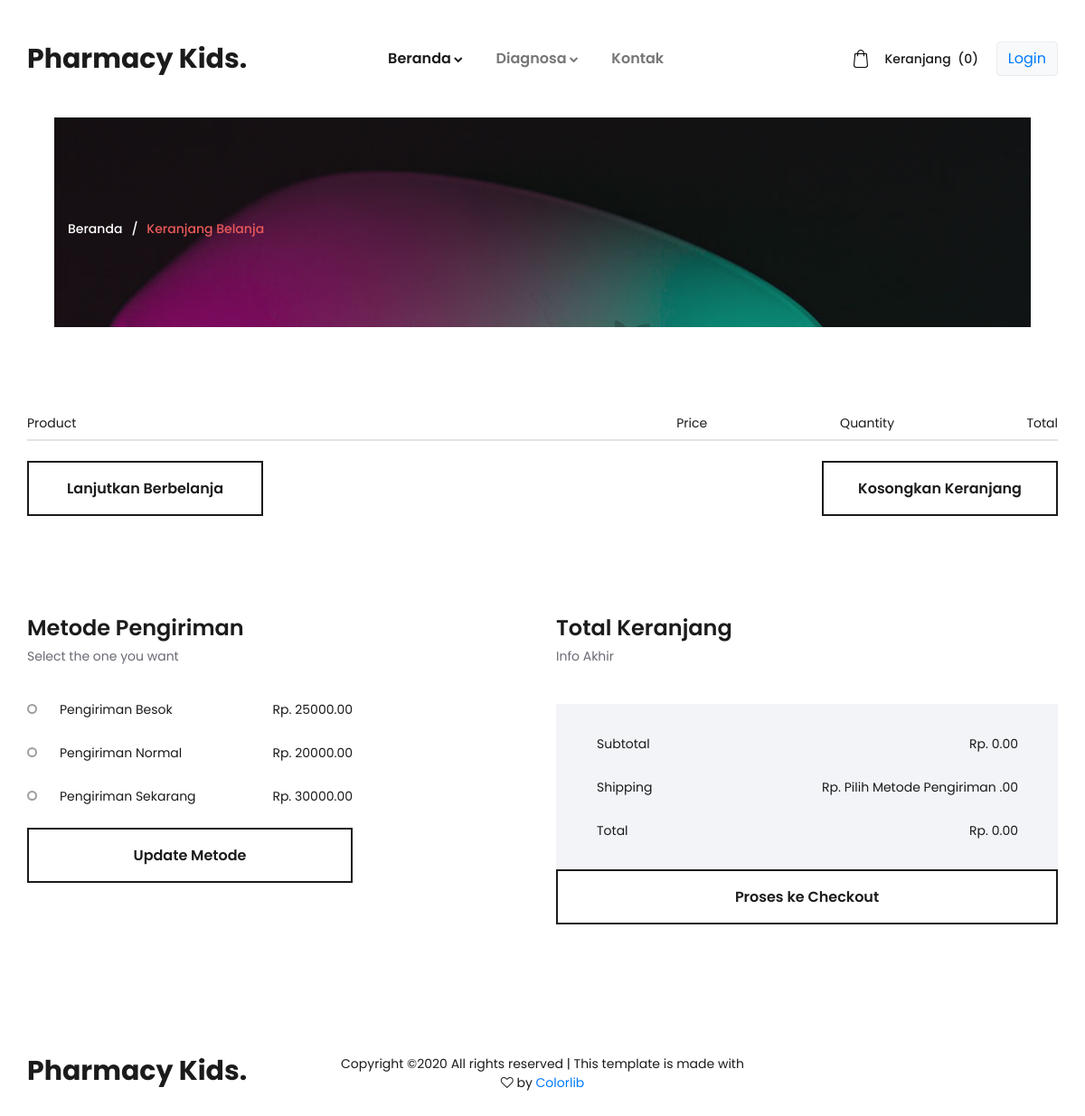
Page /index.php/home/cart on the earlier database version.
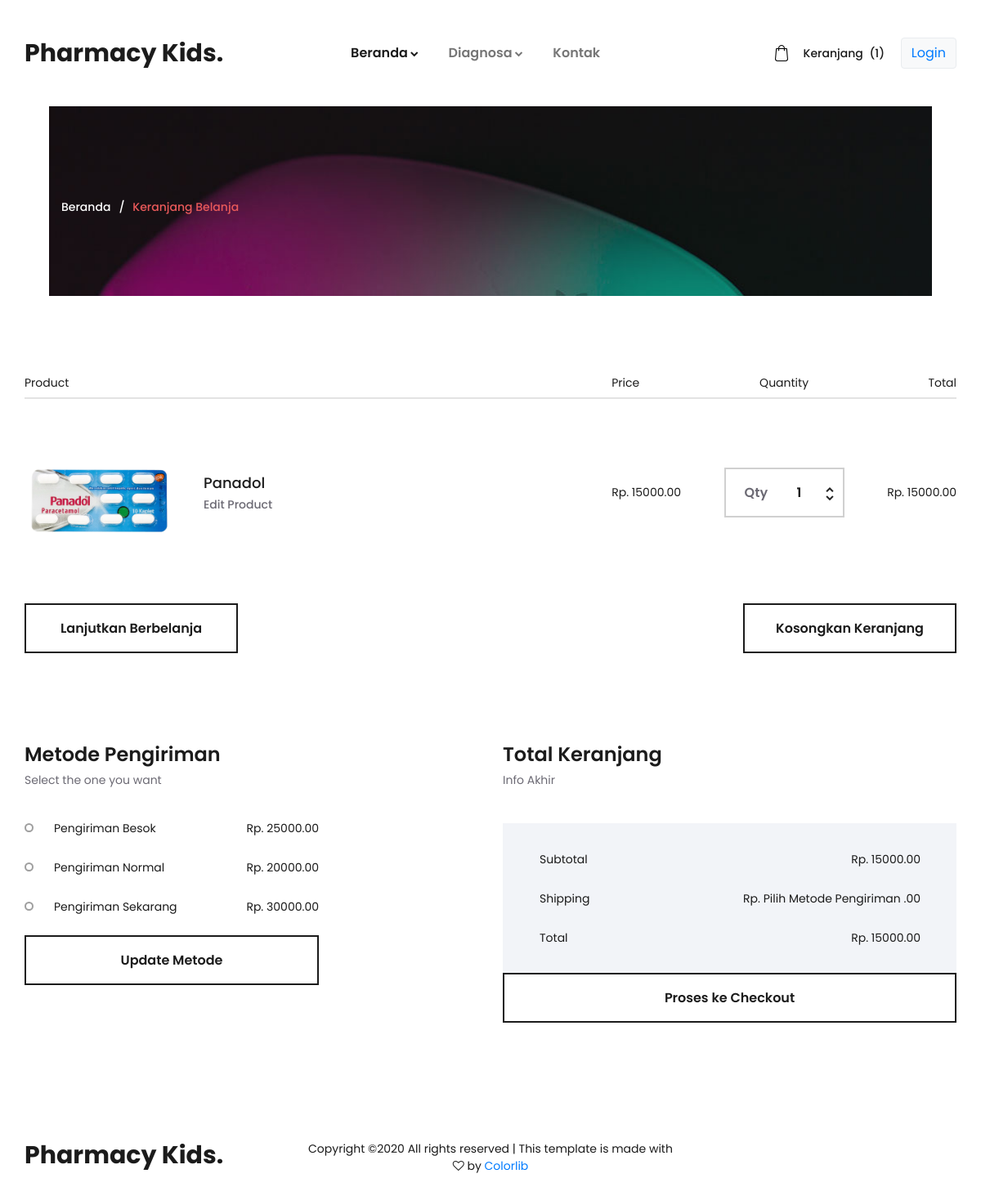
Same page on the later database version.
### tables this page shows
CREATE TABLE `metode_pengiriman` (
  `id_m_p` int(11) NOT NULL,
  `nama_metode` varchar(255) NOT NULL,
  `harga_metode` int(11) NOT NULL
);

CREATE TABLE `keranjang2` (
  `id_keranjang` int(10) NOT NULL,
  `id_obat` int(10) NOT NULL,
  `nama_obat` varchar(30) NOT NULL,
  `harga_obat` int(15) NOT NULL,
  `quantity` int(10) NOT NULL,
  `id_user` int(11) NOT NULL,
  `id_pemesanan` int(11) NOT NULL
);

CREATE TABLE `obat` (
  `id_obat` int(10) NOT NULL,
  `nama_obat` varchar(30) NOT NULL,
  `foto` text NOT NULL,
  `kategori` varchar(30) NOT NULL,
  `merek` varchar(30) NOT NULL,
  `jenis_obat` varchar(30) NOT NULL,
  `aturan_pakai` text NOT NULL,
  `komposisi` text NOT NULL,
  `deskripsi` text NOT NULL,
  `kemasan` varchar(30) NOT NULL,
  `indikasi_umum` text NOT NULL,
  `manufaktur` text NOT NULL,
  `segmentasi` text NOT NULL,
  `harga_obat` int(6) NOT NULL,
  `efek_samping` varchar(100) NOT NULL
);

### application/controllers/Home.php (called while the page is built, shortened)
<?php
class Home extends CI_Controller {
	function __construct()
    {
  		$this->load->model('M_All');
  	}
	public function cart()
	{
		$data['count'] = $this->M_All->count('keranjang2');
		$data['metode'] = $this->M_All->get('metode_pengiriman')->result();
		$data['cart'] = $this->M_All->join_cart('keranjang2', 'obat')->result();
		$this->load->view('home/base/head_cart');
		$this->load->view('home/base/header', $data);
		$this->load->view('home/cart', $data);
		$this->load->view('home/base/footer');
		$this->load->view('home/base/foot_cart');
	}
}

### index.php (called while the page is built, shortened)
<?php
require_once BASEPATH.'core/CodeIgniter.php';

### application/models/M_All.php (called while the page is built, shortened)
<?php
class M_All extends CI_Model{
    public function get($table)
    {
        return $this->db->get($table);
    }
    public function select_distinct($select, $from)
    {
        $this->db->distinct();
        $this->db->select($select);
        $this->db->from($from);
        return $this->db->get();
    }
    function join_cart($from, $at)
    {
        $this->db->select('*');
        $this->db->from($from);
        $this->db->join($at, 'keranjang2.id_obat = obat.id_obat');
        return $this->db->get();
    }
}

### application/views/home/cart.php (the view, shortened to what this page needs)
<div class="home">
	<div class="home_container">
		<div class="home_background" style="background-image:url(<?= base_url('assets_home/')?>images/contact.jpg)"></div>
		<div class="home_content_container">
			<div class="container">
				<div class="row">
					<div class="col">
						<div class="home_content">
							<div class="breadcrumbs">
								<ul>
									<li><a href="<?= base_url('index.php/home') ?>">Beranda</a></li>
									<li>Keranjang Belanja</li>
								</ul>
							</div>
						</div>
					</div>
				</div>
			</div>
		</div>
	</div>
</div>
<div class="cart_info">
	<div class="container">
		<div class="row">
			<div class="col">
				<div class="cart_info_columns clearfix">
					<div class="cart_info_col cart_info_col_product">Product</div>
					<div class="cart_info_col cart_info_col_price">Price</div>
					<div class="cart_info_col cart_info_col_quantity">Quantity</div>
					<div class="cart_info_col cart_info_col_total">Total</div>
				</div>
			</div>
		</div>
		<div class="row cart_items_row">
			<div class="col">
				<?php
				$total = 0;
				foreach ($cart as $c): ?>
				<div class="cart_item d-flex flex-lg-row flex-column align-items-lg-center align-items-start justify-content-start">
					<div class="cart_item_product d-flex flex-row align-items-center justify-content-start">
						<div class="cart_item_image">
							<div><img src="<?= base_url('assets_admin/img/foto/').$c->foto; ?>" alt=""></div>
						</div>
						<div class="cart_item_name_container">
							<div class="cart_item_name"><a href="#"><?= $c->nama_obat ?></a></div>
							<div class="cart_item_edit"><a href="#">Edit Product</a></div>
						</div>
					</div>
					<div class="cart_item_price">Rp. <?= $c->harga_obat ?>.00</div>
					<div class="cart_item_quantity">
						<div class="product_quantity_container">
							<div class="product_quantity clearfix">
								<span>Qty</span>
								<input id="quantity_input" type="text" pattern="[0-9]*" value="<?= $c->quantity ?>">
								<div class="quantity_buttons">
									<div id="quantity_inc_button" class="quantity_inc quantity_control"><i class="fa fa-chevron-up" aria-hidden="true"></i></div>
									<div id="quantity_dec_button" class="quantity_dec quantity_control"><i class="fa fa-chevron-down" aria-hidden="true"></i></div>
								</div>
							</div>
						</div>
					</div>
					<div class="cart_item_total">Rp. <?= $c->harga_obat*$c->quantity ?>.00</div>
				</div>
				<?php
					$total += $c->harga_obat;
					endforeach; ?>
			</div>
		</div>
		<div class="row row_cart_buttons">
			<div class="col">
				<div class="cart_buttons d-flex flex-lg-row flex-column align-items-start justify-content-start">
					<div class="button continue_shopping_button"><a href="<?= base_url('index.php/home/produk'); ?>">Lanjutkan Berbelanja</a></div>
					<div class="cart_buttons_right ml-lg-auto">
						<div class="button continue_shopping_button"><a href="<?= base_url('index.php/home/emptyCart'); ?>">Kosongkan Keranjang</a></div>
					</div>
				</div>
			</div>
		</div>
		<div class="row row_extra">
			<div class="col-lg-4">
				<div class="delivery">
					<div class="section_title">Metode Pengiriman</div>
					<div class="section_subtitle">Select the one you want</div>
					<div class="delivery_options">
						<form id="form_metode" class="" action="<?= base_url('index.php/home/updateMetode') ?>" method="post">
							<?php foreach ($metode as $m): ?>
								<label class="delivery_option clearfix"><?= $m->nama_metode ?>
									<span class="checkmark"></span>
									<span class="delivery_price">Rp. <?= $m->harga_metode ?>.00</span>
								</label>
							<?php endforeach; ?>
						</form>
					</div>
				</div>
				<div class="button checkout_button mt-4"><a href="#" onclick="document.getElementById('form_metode').submit();">Update Metode</a></div>
			</div>
			<div class="col-lg-6 offset-lg-2">
				<div class="cart_total">
					<div class="section_title">Total Keranjang</div>
					<div class="section_subtitle">Info Akhir</div>
					<div class="cart_total_container">
						<ul>
							<li class="d-flex flex-row align-items-center justify-content-start">
								<div class="cart_total_title">Subtotal</div>
								<div class="cart_total_value ml-auto">Rp. <?= $total; ?>.00</div>
							</li>
							<li class="d-flex flex-row align-items-center justify-content-start">
								<div class="cart_total_title">Shipping</div>
								<div class="cart_total_value ml-auto">Rp.
									<?php
									$shipping = 0;
									$met = $this->session->userdata('metode');
									?>
									<?php if ($met == 1): ?>
										<?php echo $shipping = 25000 ?>
									<?php elseif ($met == 2): ?>
										<?php echo $shipping = 20000 ?>
									<?php elseif ($met == 3): ?>
										<?php echo $shipping = 30000 ?>
									<?php else: ?>
										Pilih Metode Pengiriman
									<?php endif; ?>.00
								</div>
							</li>
							<li class="d-flex flex-row align-items-center justify-content-start">
								<div class="cart_total_title">Total</div>
								<div class="cart_total_value ml-auto">Rp. <?= $total+$shipping ?>.00</div>
							</li>
						</ul>
					</div>
					<div class="button checkout_button"><a href="<?= base_url('index.php/home/checkout') ?>">Proses ke Checkout</a></div>
				</div>
			</div>
		</div>
	</div>
</div>

### application/views/home/base/head_cart.php (shortened to what this page needs)
<!DOCTYPE html>
<html lang="en">
<head>
<link rel="stylesheet" type="text/css" href="<?= base_url('assets_home/')?>styles/bootstrap4/bootstrap.min.css">
<link href="<?= base_url('assets_home/')?>plugins/font-awesome-4.7.0/css/font-awesome.min.css" rel="stylesheet" type="text/css">
<link rel="stylesheet" type="text/css" href="<?= base_url('assets_home/')?>styles/cart.css">
<link rel="stylesheet" type="text/css" href="<?= base_url('assets_home/')?>styles/cart_responsive.css">
</head>
<body>

### application/views/home/base/header.php (shortened to what this page needs)
<div class="super_container">
	<header class="header">
		<div class="header_container">
			<div class="container">
				<div class="row">
					<div class="col">
						<div class="header_content d-flex flex-row align-items-center justify-content-start">
							<div class="logo"><a href="<?= base_url();?>">Pharmacy Kids.</a></div>
							<nav class="main_nav">
								<ul>
									<li class="hassubs active">
										<a href="<?= base_url('index.php/home/');?>">Beranda</a>
									</li>
									<li class="hassubs">
										<a href="#">Diagnosa</a>
									</li>
                                    <li><a href="<?= base_url('index.php/home/contact');?>">Kontak</a></li>
								</ul>
							</nav>
							<div class="header_extra ml-auto">
								<div class="shopping_cart">
									<a href="<?= base_url('index.php/home/cart');?>">
										<div>Keranjang<span>
											(<?= $count ?>)
										</span></div>
									</a>
								</div>
								<div class="shopping_cart pl-3">
									<?php
									if($this->session->userdata('status') != "login"){
										?>
										<li class="btn btn-light border"><a href="<?= base_url('index.php/Auth/') ?>">Login</a></li>
										<?php
									}
									?>
								</div>
							</div>
						</div>
					</div>
				</div>
			</div>
		</div>
		<div class="search_panel trans_300">
			<div class="container">
				<div class="row">
					<div class="col">
						<div class="search_panel_content d-flex flex-row align-items-center justify-content-end">
							<form action="#">
							</form>
						</div>
					</div>
				</div>
			</div>
		</div>
	</header>

### application/views/home/base/footer.php (shortened to what this page needs)
<div class="footer_overlay"></div>
<footer class="footer">
    <div class="container">
        <div class="row">
            <div class="col">
                <div class="footer_content d-flex flex-lg-row flex-column align-items-center justify-content-lg-start justify-content-center">
                    <div class="footer_logo"><a href="#">Pharmacy Kids.</a></div>
                    <div class="copyright ml-auto mr-auto">
Copyright &copy;<script>document.write(new Date().getFullYear());</script> All rights reserved | This template is made with <i class="fa fa-heart-o" aria-hidden="true"></i> by <a href="https://colorlib.com" target="_blank">Colorlib</a>
</div>
                </div>
            </div>
        </div>
    </div>
</footer>
</div>

### application/views/home/base/foot_cart.php (shortened to what this page needs)
</body>
</html>

Differences in the rows shown:
added keranjang2: id_obat.foto (picture), id_obat.nama_obat "Panadol", id_obat.harga_obat "15000", quantity "1", $c->harga_obat*$c->quantity "15000"
Other differences:
$count: "0" → "1"
$total: "0" → "15000"
$total+$shipping: "0" → "15000"
